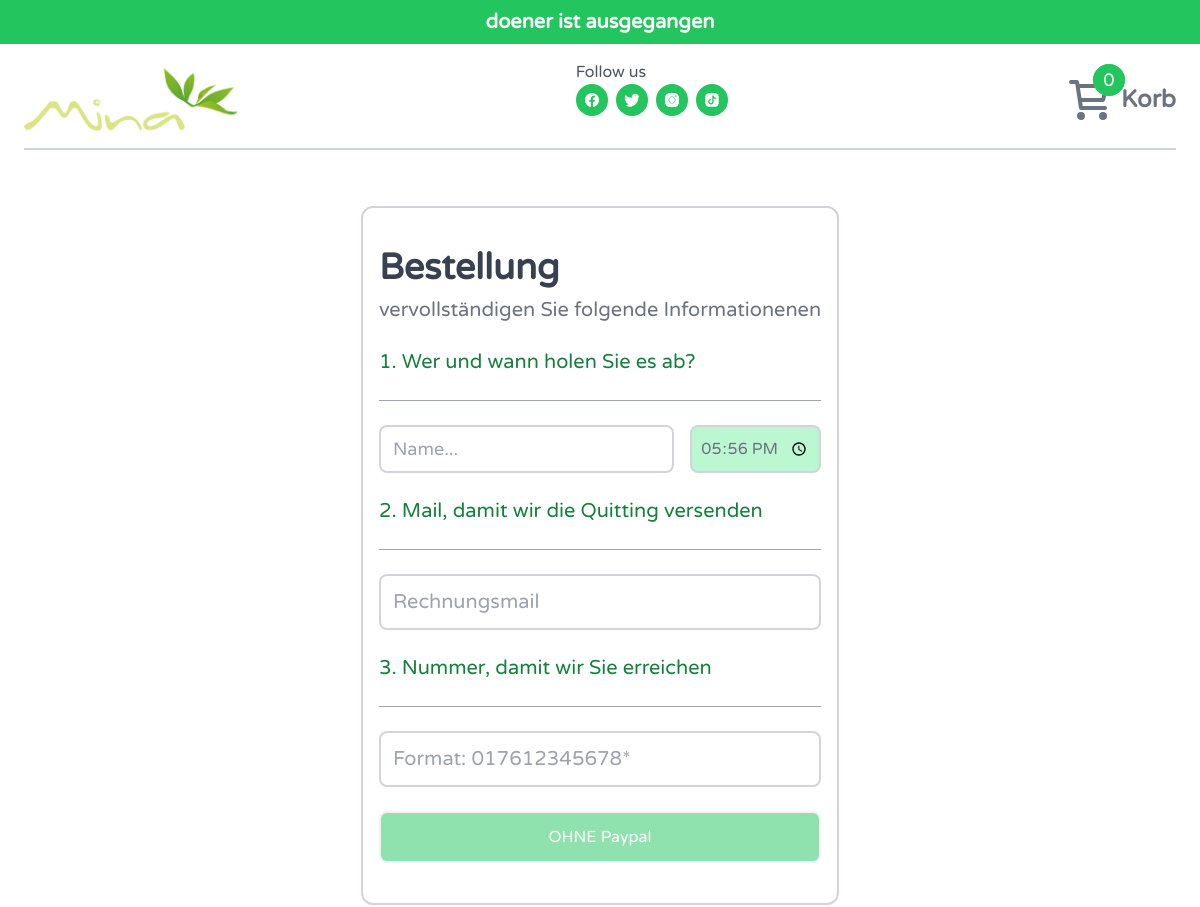
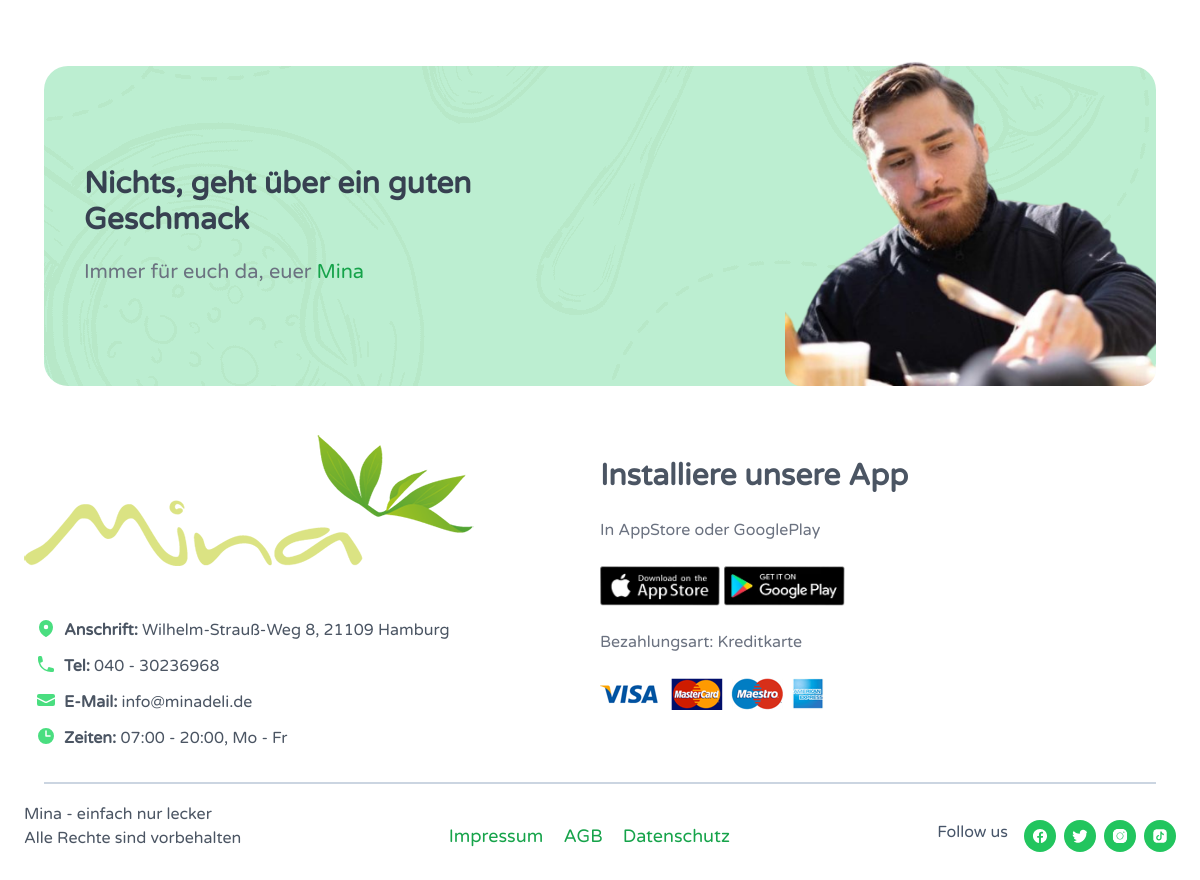
The app's page /checkout/ with its own data (2 pictures, top to bottom).
### p1/models.py (models this page shows, shortened)
class Notification(models.Model):
    message = models.CharField(max_length=300)
    status = models.BooleanField(default=False)

class Random(models.Model):
    message = models.TextField()
    image = models.ImageField(upload_to="random/", default="default/logo.png")

### p1/views.py (the view)
# urls.py: path("checkout/", views.checkout, name="checkout"),
def checkout(request):
    try:
        brutto = request.session["cart_price"]["brutto"]
    except:
        brutto = 0
    return render(
        request,
        "p1/checkout.html",
        {"brutto": brutto},
    )

### p1/views.py (called while the page is built)
def notification(request):
    notifications = Notification.objects.filter(status=True)
    return {"notifications": notifications}

def all_categories(request):
    all_categories = Category.objects.all().order_by("rank")
    return {"all_categories": all_categories}

def cart_count(request):
    try:
        cart_count = len(request.session["cart"])
    except:
        cart_count = 0
    return {"cart_count": cart_count}

def random_item(request):
    random_item = random.choice(list(Random.objects.all()))
    return {"random_item": random_item}

### templates/p1/checkout.html (shortened to what this page needs)
{% extends 'p1/base.html' %}
{% load static %}
{% block main %}
<main class="flex flex-col items-center py-12">
    <form
        x-data="{
            p_name: $persist(''),
            p_mail: $persist(''),
            p_phone: $persist(''),
            time: '',
            warn: false,
            init(){
                const now = new Date()
                this.time = `${now.getHours()}:${now.getMinutes()}`
            },
            check(){
                const hours = this.time.split(':')[0];
                if(hours < 7 || hours > 19){
                    this.warn = true;
                    this.time = '';
                } else{
                    this.warn = false;
                }
            }
        }"
        action="{%url 'order'%}"
        method="POST"
        class="space-y-6 border-2 border-gray-300 p-4 rounded-xl text-gray-600"
    >
        <div class="space-y-2">
            <h1 class="font-bold text-4xl text-gray-700">Bestellung</h1>
            <h3 class="text-gray-500 text-xl">vervollständigen Sie folgende Informationenen</h3>
        </div>
        <h2 class="text-green-700 text-xl">1. Wer und wann holen Sie es ab?</h2>
        <hr class="border-gray-400">
        <div class="space-y-2">
            <div class="flex space-x-4">
                <input
                    x-model="p_name"
                    name="name"
                    type="text"
                    id="name"
                    placeholder="Name..."
                    class="border-2 border-gray-300 px-3 py-2 rounded-lg w-full text-lg"
                    required
                >
                <input
                    :value="time"
                    x-model="time"
                    @change="check()"
                    type="time"
                    name="pickup-time"
                    id="pickup-time"
                    required
                    class="border-2 border-gray-300 bg-green-200 px-2 py-1 rounded-lg text-gray-500"
                >
            </div>
        </div>
        <h2 class="text-green-700 text-xl">2. Mail, damit wir die Quitting versenden</h2>
        <hr class="border-gray-400">
        <input
            type="email"
            id="email"
            name="email"
            x-model="p_mail"
            placeholder="Rechnungsmail"
            class="border-2 border-gray-300 px-3 py-3 rounded-lg w-full text-xl"
            required
        >
        <h2 class="text-green-700 text-xl">3. Nummer, damit wir Sie erreichen</h2>
        <hr class="border-gray-400">
        <input
            x-model="p_phone"
            type="tel"
            name="phone"
            id="phone"
            placeholder="Format: 017612345678*"
            class="border-2 border-gray-300 px-3 py-3 rounded-lg w-full text-xl"
            required
        >
        <br>
        <button
            type="submit"
            class="border-2 bg-green-500 px-3 py-3 rounded-lg w-full text-white"
            :class="{'pointer-events-none opacity-50' : p_phone.length==0 || p_mail.length==0 || p_name.length==0 }"
            click="window.location.href='order.html'"
        >OHNE Paypal</button>
    </form>
</main>
{% endblock %}

### templates/p1/header.html (shortened to what this page needs)
{% load static%}
{% for i in notifications%}
<section class="py-2 my-4 -mx-6 -mt-4 text-xl font-bold text-center text-white bg-green-500">{{i.message}}
</section>
{%endfor%}
<header class="relative flex justify-between">
    <a
        href="{% url 'home'%}"
        class="hover:scale-110 duration-300 cursor-pointer"
    >
        <img
            class="h-20"
            src="{% static 'mina/logo.png' %}"
            alt="logo"
        >
    </a>
    <div class="md:block hidden">
        <div class="text-slate-600">Follow us</div>
        <div class="flex space-x-2">
            <a href="https://facebook.com">
            </a>
            <a href="https://twitter.com">
            </a>
            <a href="https://instagram.com">
            </a>
            <a href="https://tiktok.com">
            </a>
        </div>
    </div>
    <a
        href="{% url 'cart'%}"
        class="hover:-translate-x-3 flex items-center space-x-2 duration-300"
    >
        <div class="size-12 relative">
            <div class="-top-3 -right-3 absolute">
                <div class="relative">
                    <div
                        class="size-8 absolute inset-0 flex items-center justify-center h-full text-lg text-white bg-green-500 rounded-full">
                        <div>{{cart_count}}</div>
                    </div>
                </div>
            </div>
        </div>
        <p class="text-2xl font-semibold text-gray-500">Korb</p>
    </a>
</header>
<hr class="border-slate-300 my-2 border-t-2">

### templates/p1/footer.html (shortened to what this page needs)
{% load static%}
<div
    class="rounded-3xl h-80 relative flex items-center p-10 m-5 bg-green-100"
    style="background-image: url({% static 'mina/img/banner-10.png' %})"
>
    {% if random_item %}
            <div class="w-2/3 py-4 space-y-5">
                <div class="w-2/3 text-3xl font-bold text-gray-700">{{random_item.message}}</div>
                <div class="text-xl text-gray-500">Immer für euch da, euer <span class="text-green-600">Mina</span>
                </div>
            </div>
            <div class="absolute bottom-0 right-0 w-1/3">
                <img
                    src="{{random_item.image.url}}"
                    alt=""
                    class="max-h-96 rounded-2xl overflow-hidden"
                >
            </div>
    {% endif %}
</div>
<footer>
    <div class="md:flex-row flex flex-col items-center my-8">
        <div class="basis-1/2 space-y-8">
            <img
                src="{% static 'mina/logo.png' %}"
                alt=""
            >
            <div class="mx-3 my-4 space-y-3">
                <div class="flex space-x-2">
                    <span class="text-gray-600"><b>Anschrift:</b> Wilhelm-Strauß-Weg 8, 21109 Hamburg</span>
                </div>
                <div class="flex space-x-2">
                    <span class="text-gray-600"><b>Tel:</b> 040 - 30236968</span>
                </div>
                <div class="flex space-x-2">
                    <svg
                        xmlns="http://www.w3.org/2000/svg"
                        viewBox="0 0 20 20"
                        fill="currentColor"
                        class="size-5 text-green-400"
                    >
                        <path
                            d="M3 4a2 2 0 0 0-2 2v1.161l8.441 4.221a1.25 1.25 0 0 0 1.118 0L19 7.162V6a2 2 0 0 0-2-2H3Z"
                        />
                        <path
                            d="m19 8.839-7.77 3.885a2.75 2.75 0 0 1-2.46 0L1 8.839V14a2 2 0 0 0 2 2h14a2 2 0 0 0 2-2V8.839Z"
                        />
                    </svg>
                    <span class="text-gray-600"><b>E-Mail:</b> info@minadeli.de</span>
                </div>
                <div class="flex space-x-2">
                    <svg
                        xmlns="http://www.w3.org/2000/svg"
                        viewBox="0 0 20 20"
                        fill="currentColor"
                        class="size-5 text-green-400"
                    >
                        <path
                            fill-rule="evenodd"
                            d="M10 18a8 8 0 1 0 0-16 8 8 0 0 0 0 16Zm.75-13a.75.75 0 0 0-1.5 0v5c0 .414.336.75.75.75h4a.75.75 0 0 0 0-1.5h-3.25V5Z"
                            clip-rule="evenodd"
                        />
                    </svg>
                    <span class="text-gray-600"><b>Zeiten:</b> 07:00 - 20:00, Mo - Fr</span>
                </div>
            </div>
        </div>
        <div class="basis-1/2 py-6 space-y-6">
            <h2 class="text-3xl font-bold text-gray-600">Installiere unsere App</h2>
            <h3 class="text-gray-500"> In AppStore oder GooglePlay</h3>
            <div class="flex space-x-1">
                <img
                    class="hover:-translate-y-1 h-10 duration-300 ease-in-out"
                    src="{% static 'mina/img/as.jpg' %}"
                    alt=""
                >
                <img
                    class="hover:-translate-y-1 h-10 duration-300 ease-in-out"
                    src="{% static 'mina/img/gp.jpg' %}"
                    alt=""
                >
            </div>
            <p class="text-gray-500"> Bezahlungsart: Kreditkarte</p>
            <img
                src="{% static 'mina/img/payment.png' %}"
                alt=""
            >
        </div>
    </div>
    <hr class="border-slate-300 mx-5 my-2 border-t-2">
    <div class="md:flex-row md:justify-between flex flex-col items-center justify-center my-4 space-y-5">
        <div>
            <div class="text-gray-600">Mina - einfach nur lecker</div>
            <div class="text-gray-600">Alle Rechte sind vorbehalten</div>
        </div>
        <div>
            <div class="space-x-4">
                <a
                    class="hover:text-green-500 text-lg text-green-600"
                    href=""
                >Impressum</a>
                <a
                    class="hover:text-green-500 text-lg text-green-600"
                    href=""
                >AGB</a>
                <a
                    class="hover:text-green-500 text-lg text-green-600"
                    href=""
                >Datenschutz</a>
            </div>
        </div>
        <div class="flex space-x-4">
            <div class="text-slate-600">Follow us</div>
            <div class="flex space-x-2">
                <a href="https://facebook.com">
                </a>
                <a href="https://twitter.com">
                </a>
                <a href="https://instagram.com">
                </a>
                <a href="https://tiktok.com">
                </a>
            </div>
        </div>
    </div>
</footer>

### records on screen
Notification: message "doener ist ausgegangen"
Random: message "Nichts, geht über ein guten Geschmack", image (picture)

### other values on screen
{{ cart_count }} "0"
